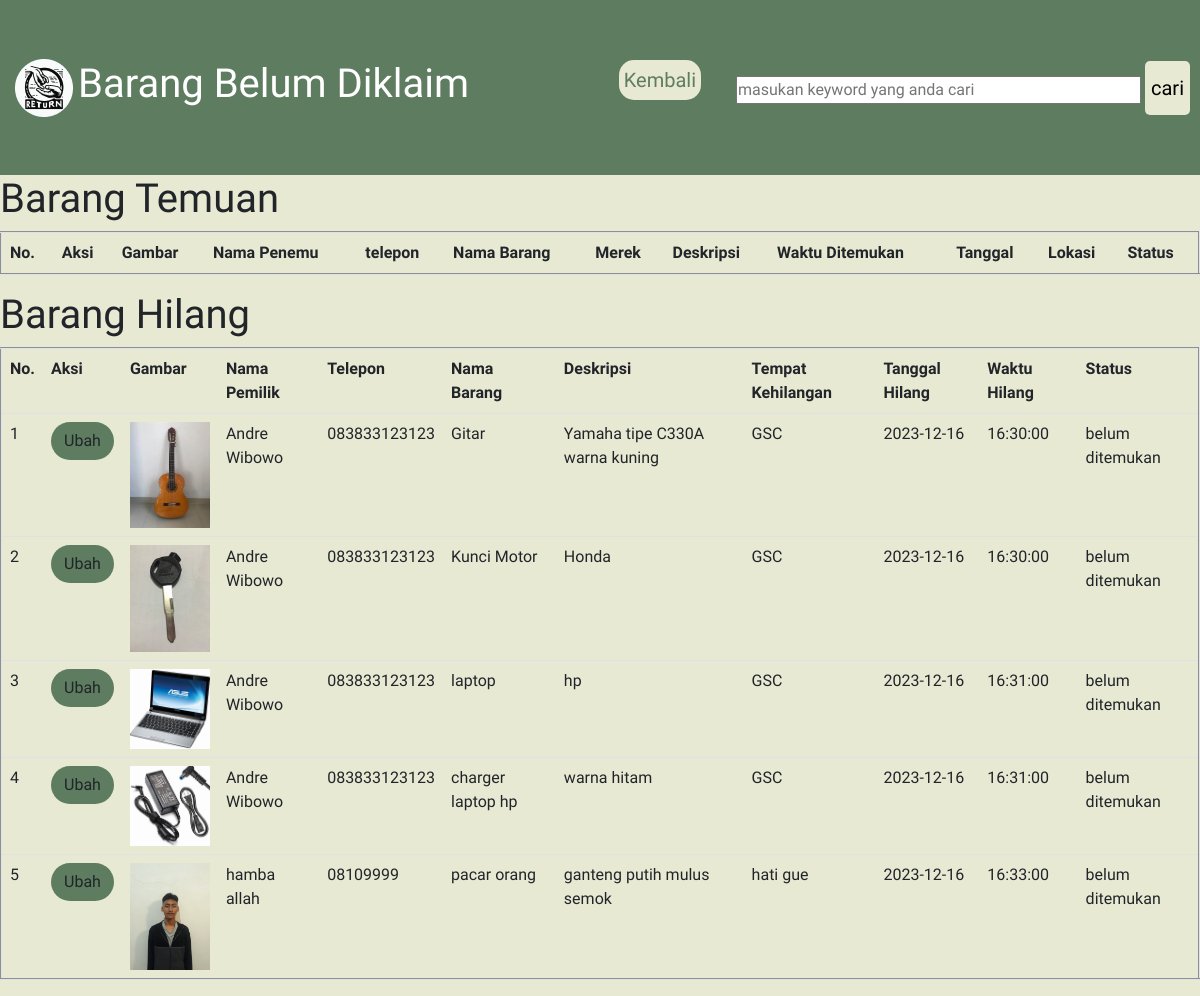
The page /lost.php (signed in) on the database its author committed.
### tables this page shows
CREATE TABLE `barang_hilang` (
  `idbarang` int(11) NOT NULL,
  `nama` char(255) NOT NULL,
  `telepon` char(20) NOT NULL,
  `namabarang` varchar(255) NOT NULL,
  `deskripsi` varchar(255) NOT NULL,
  `tempatkehilangan` varchar(255) NOT NULL,
  `nim` int(10) NOT NULL,
  `tglhilang` date NOT NULL,
  `wkthilang` time NOT NULL,
  `gambar` varchar(50) NOT NULL,
  `status` varchar(50) DEFAULT NULL
);

### function.php (called while the page is built, shortened)
<?php
include_once 'mysqli-connect.php';
function query($query) {
    global $conn;
    $result = mysqli_query($conn, $query);
    $rows = [];
    while ($row = mysqli_fetch_assoc($result)) {
        $rows[] = $row;
    }
    return $rows;
}
?>

### lost.php (the view, shortened to what this page needs)
<?php
require "function.php";
$barang_hilang = query("SELECT * FROM barang_hilang WHERE status='belum ditemukan'");
?>
<!DOCTYPE HTML>
<html>
    <head>
        <link rel="stylesheet" href="https://cdn.jsdelivr.net/npm/bootstrap@5.1.3/dist/css/bootstrap.min.css">
        <link rel="stylesheet" href="assets/bootstrap/css/LoginAdminstyle.css">
        <link rel="stylesheet" href="assets/bootstrap/css/landing_page.css">
        <link rel="stylesheet" href="assets/bootstrap/css/adminpage.css">
    </head>
    <body>
        <header>
            <img src="img/ellipse_2.png" alt="missingcenter-logo" class="logo1" />
            <h1 class="logo">Barang Belum Diklaim</h1>
            <nav>
                <ul>
                    <li><a href="admin.php">Kembali</a></li>
                </ul>
            </nav>
            <form action="" method="post">
                <dv class="mb-4">
                    <input type="text" name="keyword" size="40" placeholder="masukan keyword yang anda cari" autocomplete="off" >
                    <button class="btn-cta" type="submit" name="cari" >cari</button>
                </dv>
            </form>
        </header>
        <h1>Barang Temuan</h1>
		<table border="2" cellpadding="10" cellspacing="0" class="table">
            <tr>
                <th>No.</th>
                <th>Aksi</th>
                <th>Gambar</th>
                <th>Nama Penemu</th>
                <th>telepon</th>
                <th>Nama Barang</th>
                <th>Merek</th>
                <th>Deskripsi</th>
                <th>Waktu Ditemukan</th>
                <th>Tanggal</th>
                <th>Lokasi</th>
                <th>Status</th>
            </tr>
        </table>
        <h1>Barang Hilang</h1>
        <table border="2" cellpadding="20" cellspacing="20" class="table" >
            <tr>
                <th>No. </th>
                <th>Aksi </th>
                <th>Gambar </th>
                <th>Nama Pemilik</th>
                <th>Telepon </th>
                <th>Nama Barang </th>
                <th>Deskripsi </th>
                <th>Tempat Kehilangan </th>
                <th>Tanggal Hilang </th>
                <th>Waktu Hilang </th>
                <th>Status</th>
            </tr>
            <?php $i = 1; ?>
            <?php foreach( $barang_hilang as $row ) : ?>
            <tr>
                <td><?= $i ?></td>
                <td>
                    <a class="btn" href="update.php?id=<?= $row ["idbarang"]; ?>">Ubah</a>
                </td>
                <td><img src="img/<?= $row["gambar"];?>" width="80"></td>
                <td><?= $row["nama"]; ?></td>
                <td><?= $row["telepon"]; ?></td>
                <td><?= $row["namabarang"]; ?></td>
                <td><?= $row["deskripsi"]; ?></td>
                <td><?= $row["tempatkehilangan"]; ?></td>
                <td><?= $row["tglhilang"]; ?></td>
                <td><?= $row["wkthilang"]; ?></td>
                <td><?= $row["status"]?></td>
            </tr>
            <?php $i++; ?>
            <?php endforeach; ?>
        </table>
    </body>
</html>

### rows shown on the page
barang_hilang: gambar (picture), nama "Andre Wibowo", telepon "083833123123", namabarang "Gitar", deskripsi "Yamaha tipe C330A warna kuning", tempatkehilangan "GSC", tglhilang "2023-12-16", wkthilang "16:30:00", status "belum ditemukan"
barang_hilang: gambar (picture), nama "Andre Wibowo", telepon "083833123123", namabarang "Kunci Motor", deskripsi "Honda", tempatkehilangan "GSC", tglhilang "2023-12-16", wkthilang "16:30:00", status "belum ditemukan"
barang_hilang: gambar (picture), nama "Andre Wibowo", telepon "083833123123", namabarang "laptop", deskripsi "hp", tempatkehilangan "GSC", tglhilang "2023-12-16", wkthilang "16:31:00", status "belum ditemukan"
barang_hilang: gambar (picture), nama "Andre Wibowo", telepon "083833123123", namabarang "charger laptop hp", deskripsi "warna hitam", tempatkehilangan "GSC", tglhilang "2023-12-16", wkthilang "16:31:00", status "belum ditemukan"
barang_hilang: gambar (picture), nama "hamba allah", telepon "08109999", namabarang "pacar orang", deskripsi "ganteng putih mulus semok", tempatkehilangan "hati gue", tglhilang "2023-12-16", wkthilang "16:33:00", status "belum ditemukan"
